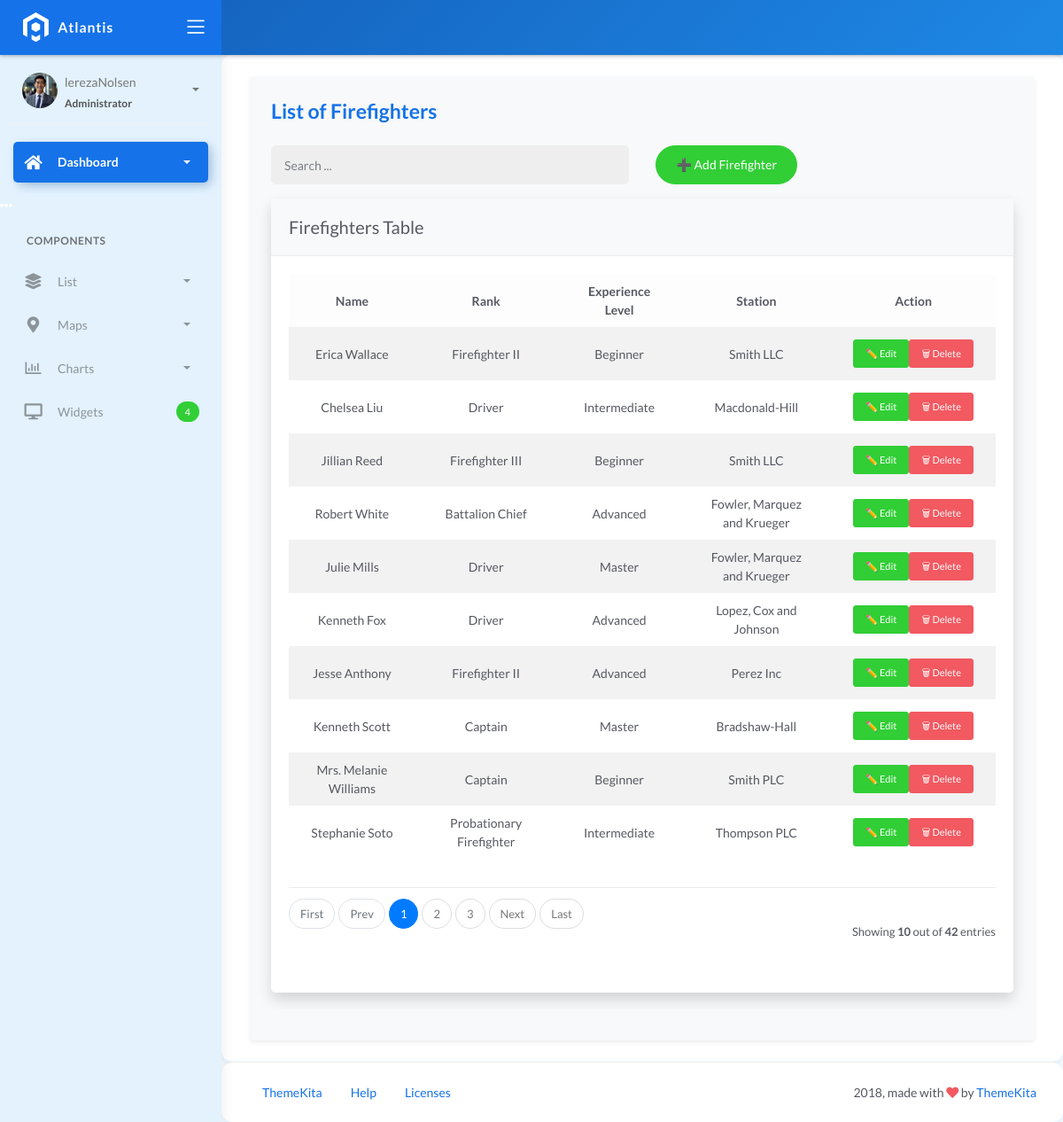
/firefighters/, run on the app's committed database.
### fire/models.py (models this page shows, shortened)
class BaseModel(models.Model):
    created_at = models.DateTimeField(auto_now_add=True, db_index=True)
    updated_at = models.DateTimeField(auto_now=True)
    class Meta:
        abstract = True

class Firefighters(BaseModel):
    XP_CHOICES = (
        ('Probationary Firefighter', 'Probationary Firefighter'),
        ('Firefighter I', 'Firefighter I'),
        ('Firefighter II', 'Firefighter II'),
        ('Firefighter III', 'Firefighter III'),
        ('Driver', 'Driver'),
        ('Captain', 'Captain'),
        ('Battalion Chief', 'Battalion Chief'),)
    name = models.CharField(max_length=150)
    rank = models.CharField(
        max_length=45, null=True, blank=True, choices=XP_CHOICES)
    experience_level = models.CharField(max_length=150)
    station = models.ForeignKey(FireStation, on_delete=models.CASCADE)

class FireStation(BaseModel):
    name = models.CharField(max_length=150)
    latitude = models.DecimalField(
        max_digits=22, decimal_places=16, null=True, blank=True)
    longitude = models.DecimalField(
        max_digits=22, decimal_places=16, null=True, blank=True)
    address = models.CharField(max_length=150)
    city = models.CharField(max_length=150)  # can be in separate table
    country = models.CharField(max_length=150)  # can be in separate table
    def __str__(self):
        return self.name

### fire/views.py (the view, shortened to what this page needs)
# urls.py: path('firefighters/', FirefightersList.as_view(), name='firefighters-list'),
class FirefightersList(ListView):
    model = Firefighters
    template_name = 'firefighters_list.html'
    context_object_name = 'firefighters'
    paginate_by = 10
    def get_queryset(self, *args, **kwargs):
        qs = super().get_queryset(*args, **kwargs)
        query = self.request.GET.get("q")
        return qs

### templates/Firefighters_list.html (shortened to what this page needs)
{% extends 'base.html' %}
{% load static %}
{% block content %}
<div class="content">
  <div class="page-inner">
    <div class="container bg-light p-4 rounded shadow-sm">
      <h4 class="page-title text-primary mb-4">List of Firefighters</h4>
      <div class="row mb-3">
        <div class="col-md-6">
          <form class="navbar-left navbar-form nav-search" action="{% url 'firefighters-list' %}">
            <div class="input-group">
              <input type="text" placeholder="Search ..." class="form-control" name="q" value="{{ request.GET.q }}">
              <div class="input-group-append">
                <span class="input-group-text">
                </span>
              </div>
            </div>
          </form>
        </div>
        <div class="col-md-6 text-end">
          <a href="{% url 'firefighters-add' %}" class="btn btn-success btn-rounded">➕ Add Firefighter</a>
        </div>
      </div>
      <div class="card border-0 shadow rounded-4">
        <div class="card-header bg-light text-dark border-bottom rounded-top-4">
          <div class="card-title mb-0 fw-semibold">Firefighters Table</div>
        </div>
        <div class="card-body">
          <div class="table-responsive">
            <table class="table table-hover table-striped align-middle text-center">
              <thead class="table-light">
                <tr>
                  <th>Name</th>
                  <th>Rank</th>
                  <th>Experience Level</th>
                  <th>Station</th>
                  <th>Action</th>
                </tr>
              </thead>
              <tbody>
                {% for object in object_list %}
                <tr>
                  <td>{{ object.name }}</td>
                  <td>{{ object.rank }}</td>
                  <td>{{ object.experience_level }}</td>
                  <td>{{ object.station }}</td>
                  <td>
                    <div class="d-flex justify-content-center gap-2">
                      <a href="{% url 'firefighters-update' object.pk %}" class="btn btn-sm btn-success">✏️ Edit</a>
                      <a href="{% url 'firefighters-delete' object.pk %}" class="btn btn-sm btn-danger">🗑 Delete</a>
                    </div>
                  </td>
                </tr>
                {% empty %}
                <tr>
                  <td colspan="5" class="text-center text-muted py-4">
                    <strong>No Records Found</strong>
                  </td>
                </tr>
                {% endfor %}
              </tbody>
            </table>
          </div>
          {% include 'includes/pagination.html' %}
        </div>
      </div>
    </div>
  </div>
</div>
{% endblock %}

### templates/base.html (style rules this page uses)
body { background-color: #f3faff; color: #0d47a1; font-family: 'Lato', sans-serif; }
.card, .main-panel .content, .footer { background-color: #ffffff; border-radius: 12px; box-shadow: 0 2px 6px rgba(100, 181, 246, 0.2); }
.form-control, .form-select { border-color: #90caf9; }

### data on the page
Firefighters: name "Erica Wallace", rank "Firefighter II", experience_level "Beginner", station "Smith LLC"
Firefighters: name "Chelsea Liu", rank "Driver", experience_level "Intermediate", station "Macdonald-Hill"
Firefighters: name "Jillian Reed", rank "Firefighter III", experience_level "Beginner", station "Smith LLC"
Firefighters: name "Robert White", rank "Battalion Chief", experience_level "Advanced", station "Fowler, Marquez and Krueger"
Firefighters: name "Julie Mills", rank "Driver", experience_level "Master", station "Fowler, Marquez and Krueger"
Firefighters: name "Kenneth Fox", rank "Driver", experience_level "Advanced", station "Lopez, Cox and Johnson"
Firefighters: name "Jesse Anthony", rank "Firefighter II", experience_level "Advanced", station "Perez Inc"
Firefighters: name "Kenneth Scott", rank "Captain", experience_level "Master", station "Bradshaw-Hall"
Firefighters: name "Mrs. Melanie Williams", rank "Captain", experience_level "Beginner", station "Smith PLC"
Firefighters: name "Stephanie Soto", rank "Probationary Firefighter", experience_level "Intermediate", station "Thompson PLC"

### other printed values
{{ page_num }} "1"
{{ page_num }} "2" "3"
{{ object_list.count }} "10"
{{ paginator.count }} "42"
